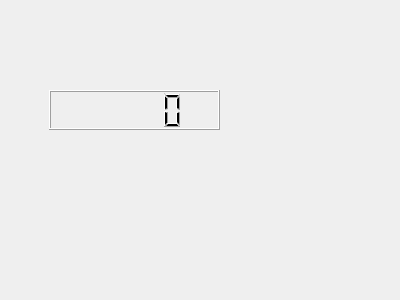
<?xml version="1.0" encoding="UTF-8"?>
<ui version="4.0">
 <class>Dialog</class>
 <widget class="QDialog" name="Dialog">
  <property name="geometry">
   <rect>
    <x>0</x>
    <y>0</y>
    <width>400</width>
    <height>300</height>
   </rect>
  </property>
  <property name="windowTitle">
   <string>Dialog</string>
  </property>
  <widget class="QLCDNumber" name="lcdNumber">
   <property name="geometry">
    <rect>
     <x>49</x>
     <y>90</y>
     <width>171</width>
     <height>40</height>
    </rect>
   </property>
  </widget>
 </widget>
 <resources/>
 <connections/>
</ui>
